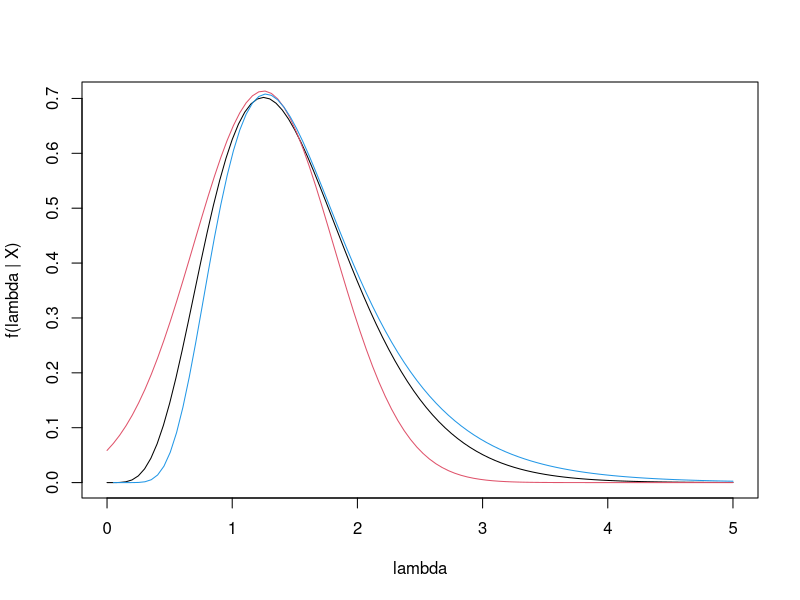
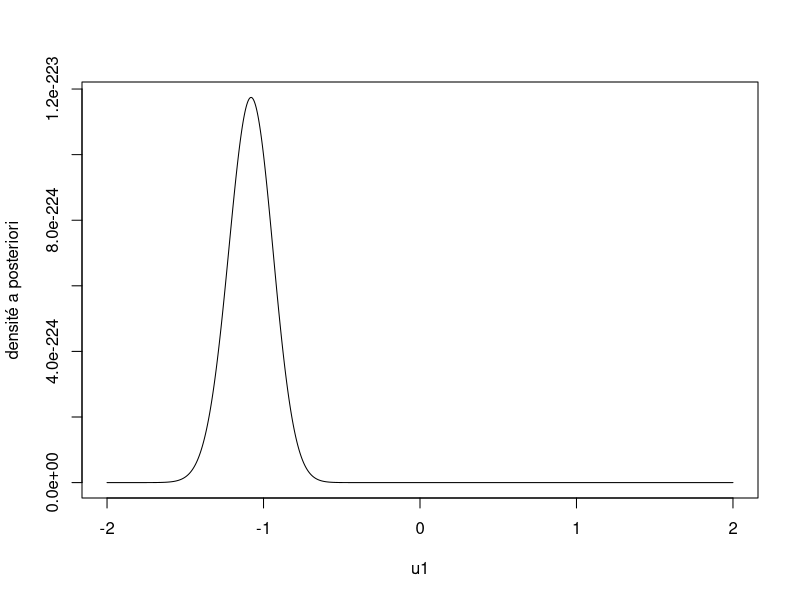
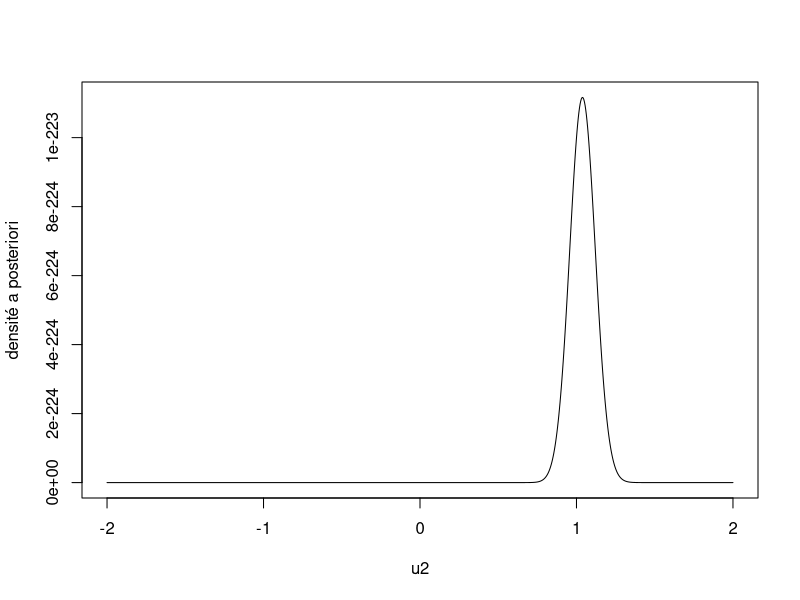
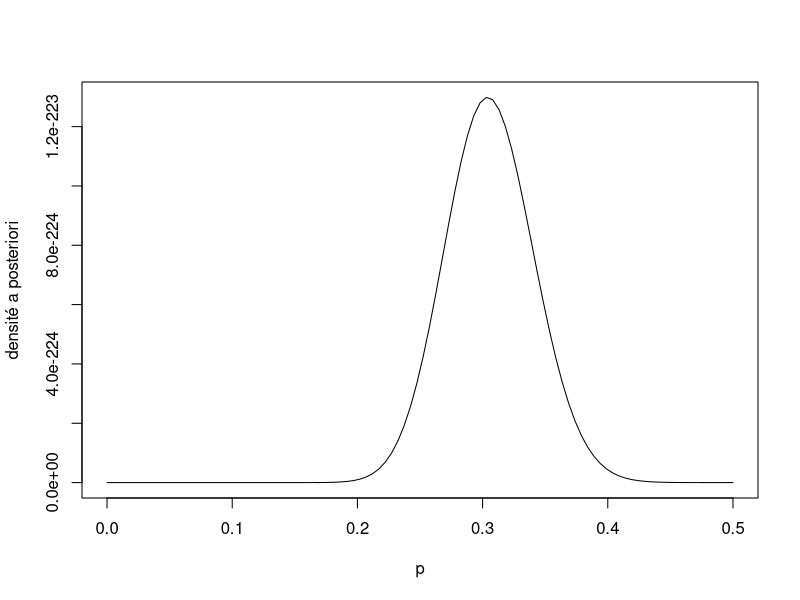
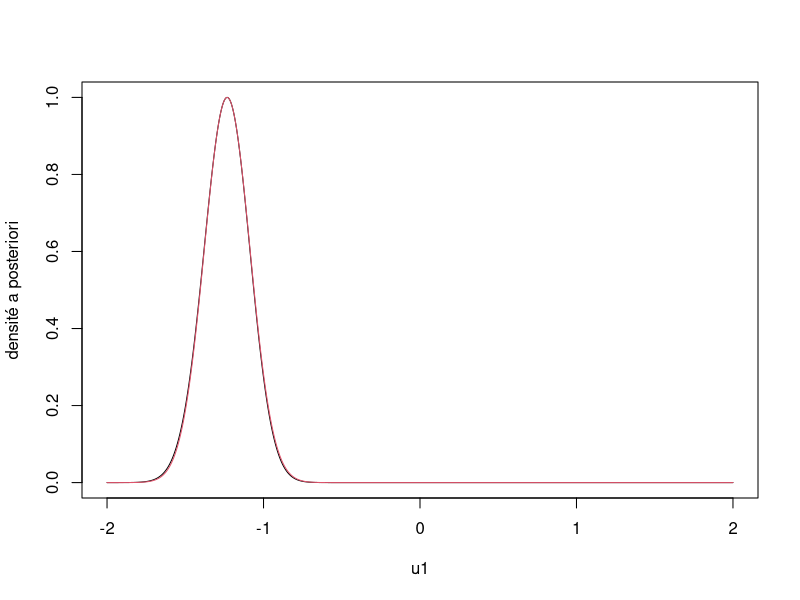
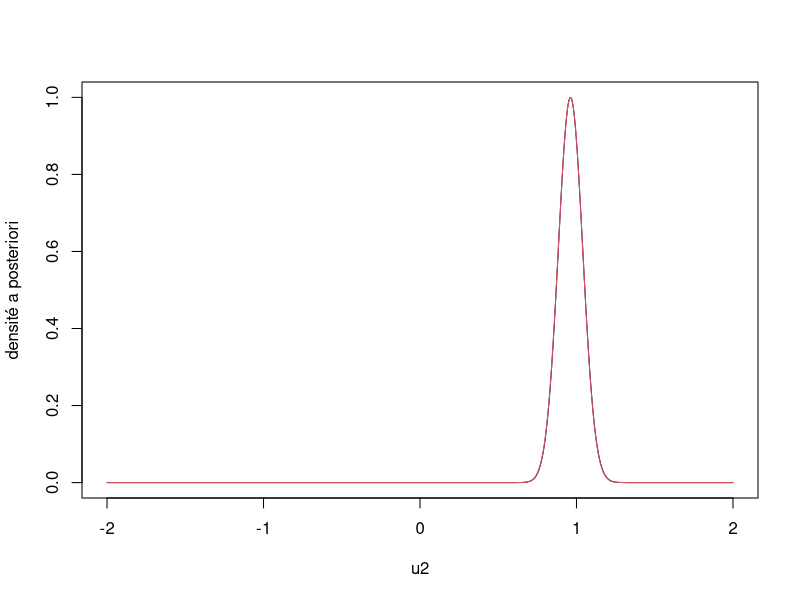
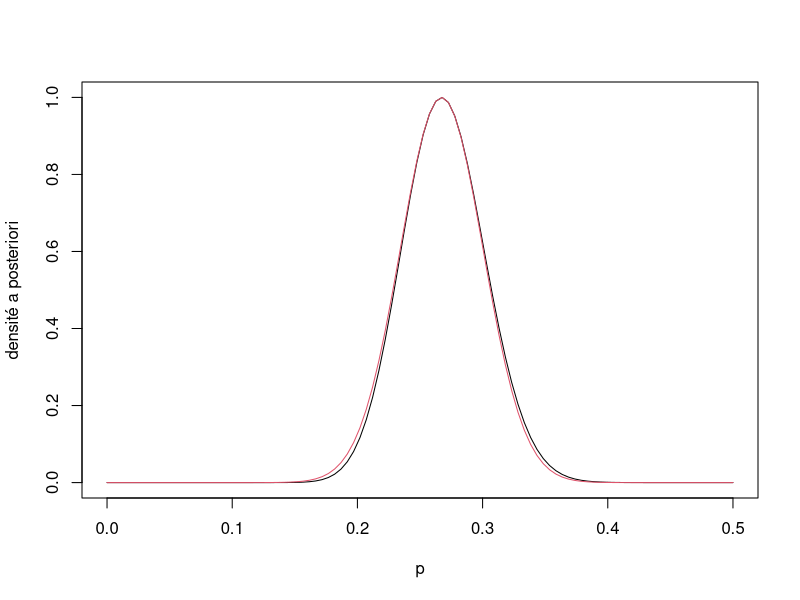
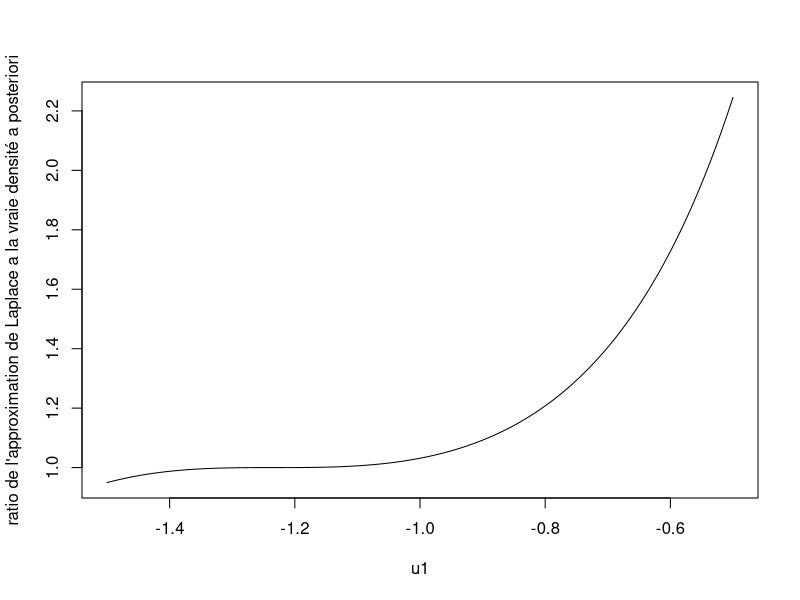

Generate these figures, in order, with R: (Note: this script raises an error after producing the figures.)
# exemple: Poisson-Gamma
# hyperparamètres et observation
a <- 3
b <- 3
x <- 3

# densité a posteriori exacte
post <- function(lambda) dgamma(lambda, shape=a+x, rate=b+1)
plot(post, 0, 5, xlab="lambda", ylab="f(lambda | X)")

# approximation de Laplace (échelle originale)
post_Lap <- function(lambda) dnorm(lambda, mean=(a+x-1)/(b+1), sd=sqrt(a+x-1)/(b+1))
ptp <- seq(0, 5, length.out=100)
lines(ptp, post_Lap(ptp), col=2)

# approximation de Laplace (échelle logarithmique)
post_Laplog <- function(lambda) (1/lambda) * dnorm(log(lambda), mean=log((a+x)/(b+1)), sd=1/sqrt(a+x))
ptp <- seq(0, 5, length.out=100)
lines(ptp, post_Laplog(ptp), col=4)



# exemple: modèle de mélange
# dimension 1, sigma_1 = sigma_2 = 1, nu_1 = nu_2 = 0, lambda_1 = lambda_2 = 10
prior_1 <- function(u1) dnorm(u1, mean=0, sd=10)
prior_2 <- function(u2) dnorm(u2, mean=0, sd=10)
prior_p <- function(p) dunif(p, min=0, max=.5)
densite <- function(x, u1, u2, p) p*dnorm(x, mean=u1, sd=1) + (1-p)*dnorm(x, mean=u2, sd=1)

# génération de l'échantillon
n <- 300 # il faut que le n soit divisible par 3, car le code produit 1/3 ...
data <- c(rnorm(n/3, mean=-1, sd=1), rnorm(2*n/3, mean=1, sd=1))

# calcul de la densité a posteriori (non-normalisée)
post <- function(u1, u2, p) prior_1(u1) * prior_2(u2) * prior_p(p) *
  prod(sapply(data, function(x) densite(x, u1, u2, p)))

# densité a posteriori conditionnelle d'un paramètre avec les deux autres fixés à des valeurs plausibles
ptp <- seq(-2, 2, length.out=1000)
plot(ptp, sapply(ptp, function(u1) post(u1, 1, .33)), type="l", xlab="u1", ylab="densité a posteriori")
plot(ptp, sapply(ptp, function(u2) post(-1, u2, .33)), type="l", xlab="u2", ylab="densité a posteriori")
ptp <- seq(0, .5, length.out=100)
plot(ptp, sapply(ptp, function(p) post(-1, 1, p)), type="l", xlab="p", ylab="densité a posteriori")

# définition de la fonction à optimiser (log densité a posteriori)
# on note l'argument en forme vectorielle, pour compatibilité avec optim
logpost <- function(th) log(post(th[1], th[2], th[3]))
# calcul du maximum a posteriori (MAP) et de la matrice Hessienne de log f( |X) au MAP (H)
opt <- optim(par=c(0, 0, .25), fn=logpost, method="BFGS", control=list(fnscale=-1), hessian = TRUE)
MAP <- opt$par
H <- opt$hessian

# calcul de l'approximation de Laplace de la densité
post_Lap <- function(u1, u2, p) (2*pi)^(-3/2) * det(-H)^(1/2) *
  exp(-(1/2) * t(c(u1, u2, p) - MAP) %*% (-H) %*% (c(u1, u2, p) - MAP))

# visualisation de l'approximation des conditionnelles au MAP
ptp <- seq(-2, 2, length.out=1000)
plot(ptp, sapply(ptp, function(u1) post(u1, MAP[2], MAP[3])) / post(MAP[1], MAP[2], MAP[3]),
     type="l", xlab="u1", ylab="densité a posteriori")
lines(ptp, sapply(ptp, function(u1) post_Lap(u1, MAP[2], MAP[3])) / post_Lap(MAP[1], MAP[2], MAP[3]), col=2)

ptp <- seq(-2, 2, length.out=1000)
plot(ptp, sapply(ptp, function(u2) post(MAP[1], u2, MAP[3])) / post(MAP[1], MAP[2], MAP[3]),
     type="l", xlab="u2", ylab="densité a posteriori")
lines(ptp, sapply(ptp, function(u2) post_Lap(MAP[1], u2, MAP[3])) / post_Lap(MAP[1], MAP[2], MAP[3]), col=2)

ptp <- seq(0, .5, length.out=100)
plot(ptp, sapply(ptp, function(p) post(MAP[1], MAP[2], p)) / post(MAP[1], MAP[2], MAP[3]),
     type="l", xlab="p", ylab="densité a posteriori")
lines(ptp, sapply(ptp, function(p) post_Lap(MAP[1], MAP[2], p)) / post_Lap(MAP[1], MAP[2], MAP[3]), col=2)

# visualisation de l'approximation relative des conditionnelles
ptp <- seq(-1.5, -.5, length.out=1000)
plot(ptp, sapply(ptp, function(u1) post_Lap(u1, MAP[2], MAP[3])/post(u1, MAP[2], MAP[3])) *
       post(MAP[1], MAP[2], MAP[3])/post_Lap(MAP[1], MAP[2], MAP[3]),
     type="l", xlab="u1", ylab="ratio de l'approximation de Laplace a la vraie densité a posteriori")

ptp <- seq(.5, 1.5, length.out=1000)
plot(ptp, sapply(ptp, function(u2) post_Lap(MAP[1], u2, MAP[3])/post(MAP[1], u2, MAP[3])) *
       post(MAP[1], MAP[2], MAP[3])/post_Lap(MAP[1], MAP[2], MAP[3]),
     type="l", xlab="u2", ylab="ratio de l'approximation de Laplace a la vraie densité a posteriori")

ptp <- seq(.3, .4, length.out=100)
plot(ptp, sapply(ptp, function(p) post_Lap(MAP[1], MAP[2], p)/post(MAP[1], MAP[2], p)) *
       post(MAP[1], MAP[2], MAP[3])/post_Lap(MAP[1], MAP[2], MAP[3]),
     type="l", xlab="p", ylab="ratio de l'approximation de Laplace a la vraie densité a posteriori")

# approximation de l'espérance d'une fonction des paramètres avec l'approximation de Laplace (exponentielle)
# n'importe quelle fonction h positive
h <- function(u1, u2, p) ???
loghpost <- function(th) log(h(th[1], th[2], th[3])) + log(post(th[1], th[2], th[3]))
opth <- optim(par=c(0, 0, .25), fn=loghpost, method="BFGS", control=list(fnscale=-1), hessian = TRUE)
MAPh <- opth$par
Hh <- opth$hessian
estimateur <- sqrt(det(-H)/det(-Hh)) * exp(loghpost(MAPh) - logpost(MAP))
estimateur



# exercice: dans l'exemple du modèle de mélange, utilisez la méthode de Monte Carlo
# par échantillonnage préférentiel, apprise en cours, pour estimer l'espérance de h(u1, u2, p),
# avec la(les) fonction(s) h de votre choix, puis comparez à l'approximation de Laplace
# indice: n'oubliez pas qu'il y a deux intégrales à estimer par Monte Carlo, une au numérateur
# et une au dénominateur



